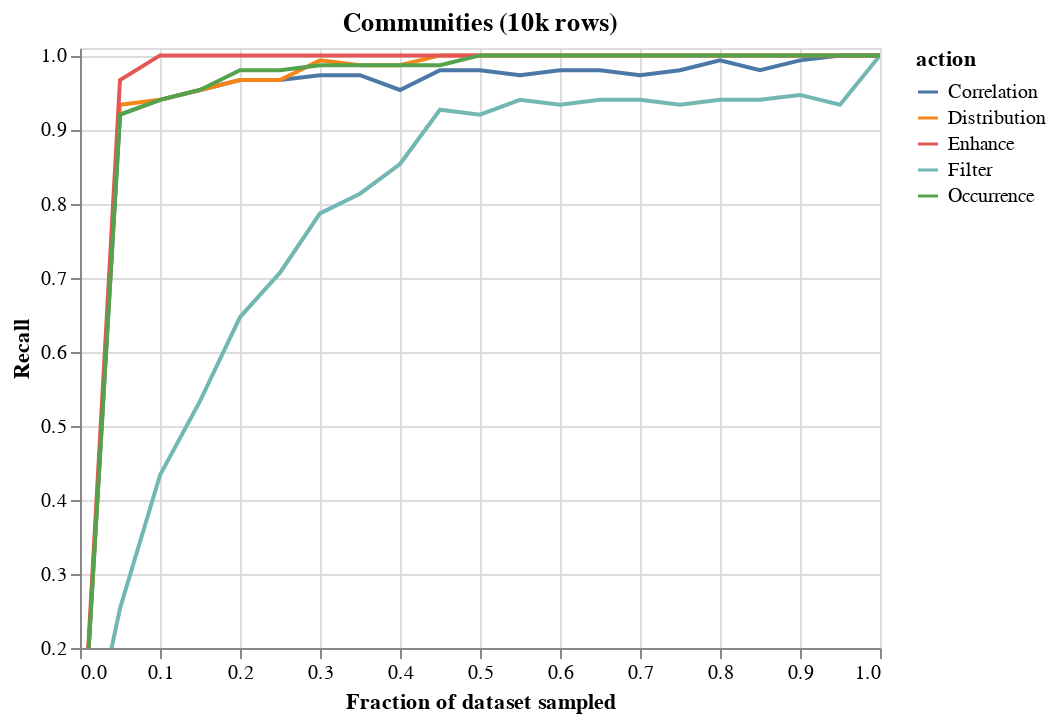

The code cell stored with this chart in its notebook:
### Code cell
import altair as alt
# df=pd.read_csv(f"result/sampling_error_communities.csv")
df = trial_df 
df = df.groupby(["nfrac","action"]).mean().reset_index()
alt.Chart(df,title="Communities (10k rows)").mark_line().encode(
    x = alt.X("nfrac",title="Fraction of dataset sampled"),#scale=alt.Scale(type="log")),
    y = alt.Y("Recall",scale=alt.Scale(domain=(0.20,1.01))),
    color = "action"
).interactive()

### Figure 1 — Vega-Lite specification as saved in the notebook (floating-point values rounded to 4 significant figures)
{"config": {"view": {"continuousWidth": 400, "continuousHeight": 300}}, "data": {"name": "data-7494c18a35534aa5ec6df0f6b33631d5"}, "mark": "line", "encoding": {"color": {"type": "nominal", "field": "action"}, "x": {"type": "quantitative", "field": "nfrac", "title": "Fraction of dataset sampled"}, "y": {"type": "quantitative", "field": "Recall", "scale": {"domain": [0.2, 1.01]}}}, "selection": {"selector004": {"type": "interval", "bind": "scales", "encodings": ["x", "y"]}}, "title": "Communities (10k rows)", "$schema": "https://vega.github.io/schema/vega-lite/v4.8.1.json", "datasets": {"data-7494c18a35534aa5ec6df0f6b33631d5": [{"nfrac": 0.0, "action": "Correlation", "Precision": 0.0, "Recall": 0.0, "FScore": 0.0}, {"nfrac": 0.0, "action": "Distribution", "Precision": 0.0, "Recall": 0.0, "FScore": 0.0}, {"nfrac": 0.0, "action": "Enhance", "Precision": 0.0, "Recall": 0.0, "FScore": 0.0}, {"nfrac": 0.0, "action": "Filter", "Precision": 0.0, "Recall": 0.0, "FScore": 0.0}, {"nfrac": 0.0, "action": "Occurrence", "Precision": 0.0, "Recall": 0.0, "FScore": 0.0}, {"nfrac": 0.05, "action": "Correlation", "Precision": 1.0, "Recall": 0.92, "FScore": 0.9579}, {"nfrac": 0.05, "action": "Distribution", "Precision": 1.0, "Recall": 0.9333, "FScore": 0.9643}, {"nfrac": 0.05, "action": "Enhance", "Precision": 1.0, "Recall": 0.9667, "FScore": 0.9828}, {"nfrac": 0.05, "action": "Filter", "Precision": 1.0, "Recall": 0.2533, "FScore": 0.3972}, {"nfrac": 0.05, "action": "Occurrence", "Precision": 1.0, "Recall": 0.92, "FScore": 0.9581}, {"nfrac": 0.1, "action": "Correlation", "Precision": 1.0, "Recall": 0.94, "FScore": 0.9687}, {"nfrac": 0.1, "action": "Distribution", "Precision": 1.0, "Recall": 0.94, "FScore": 0.9682}, {"nfrac": 0.1, "action": "Enhance", "Precision": 1.0, "Recall": 1.0, "FScore": 1.0}, {"nfrac": 0.1, "action": "Filter", "Precision": 1.0, "Recall": 0.4333, "FScore": 0.6027}, {"nfrac": 0.1, "action": "Occurrence", "Precision": 1.0, "Recall": 0.94, "FScore": 0.969}, {"nfrac": 0.15, "action": "Correlation", "Precision": 1.0, "Recall": 0.9533, "FScore": 0.9759}, {"nfrac": 0.15, "action": "Distribution", "Precision": 1.0, "Recall": 0.9533, "FScore": 0.9756}, {"nfrac": 0.15, "action": "Enhance", "Precision": 1.0, "Recall": 1.0, "FScore": 1.0}, {"nfrac": 0.15, "action": "Filter", "Precision": 1.0, "Recall": 0.5333, "FScore": 0.6924}, {"nfrac": 0.15, "action": "Occurrence", "Precision": 1.0, "Recall": 0.9533, "FScore": 0.9759}, {"nfrac": 0.2, "action": "Correlation", "Precision": 1.0, "Recall": 0.9667, "FScore": 0.9828}, {"nfrac": 0.2, "action": "Distribution", "Precision": 1.0, "Recall": 0.9667, "FScore": 0.9825}, {"nfrac": 0.2, "action": "Enhance", "Precision": 1.0, "Recall": 1.0, "FScore": 1.0}, {"nfrac": 0.2, "action": "Filter", "Precision": 1.0, "Recall": 0.6467, "FScore": 0.7822}, {"nfrac": 0.2, "action": "Occurrence", "Precision": 1.0, "Recall": 0.98, "FScore": 0.9897}, {"nfrac": 0.25, "action": "Correlation", "Precision": 1.0, "Recall": 0.9667, "FScore": 0.9828}, {"nfrac": 0.25, "action": "Distribution", "Precision": 1.0, "Recall": 0.9667, "FScore": 0.9825}, {"nfrac": 0.25, "action": "Enhance", "Precision": 1.0, "Recall": 1.0, "FScore": 1.0}, {"nfrac": 0.25, "action": "Filter", "Precision": 1.0, "Recall": 0.7067, "FScore": 0.8201}, {"nfrac": 0.25, "action": "Occurrence", "Precision": 1.0, "Recall": 0.98, "FScore": 0.9897}, {"nfrac": 0.3, "action": "Correlation", "Precision": 1.0, "Recall": 0.9733, "FScore": 0.9862}, {"nfrac": 0.3, "action": "Distribution", "Precision": 1.0, "Recall": 0.9933, "FScore": 0.9966}, {"nfrac": 0.3, "action": "Enhance", "Precision": 1.0, "Recall": 1.0, "FScore": 1.0}, {"nfrac": 0.3, "action": "Filter", "Precision": 1.0, "Recall": 0.7867, "FScore": 0.8747}, {"nfrac": 0.3, "action": "Occurrence", "Precision": 1.0, "Recall": 0.9867, "FScore": 0.9931}, {"nfrac": 0.35, "action": "Correlation", "Precision": 1.0, "Recall": 0.9733, "FScore": 0.9862}, {"nfrac": 0.35, "action": "Distribution", "Precision": 1.0, "Recall": 0.9867, "FScore": 0.9931}, {"nfrac": 0.35, "action": "Enhance", "Precision": 1.0, "Recall": 1.0, "FScore": 1.0}, {"nfrac": 0.35, "action": "Filter", "Precision": 1.0, "Recall": 0.8133, "FScore": 0.89}, {"nfrac": 0.35, "action": "Occurrence", "Precision": 1.0, "Recall": 0.9867, "FScore": 0.9931}, {"nfrac": 0.4, "action": "Correlation", "Precision": 1.0, "Recall": 0.9533, "FScore": 0.9759}, {"nfrac": 0.4, "action": "Distribution", "Precision": 1.0, "Recall": 0.9867, "FScore": 0.9931}, {"nfrac": 0.4, "action": "Enhance", "Precision": 1.0, "Recall": 1.0, "FScore": 1.0}, {"nfrac": 0.4, "action": "Filter", "Precision": 1.0, "Recall": 0.8533, "FScore": 0.9152}, {"nfrac": 0.4, "action": "Occurrence", "Precision": 1.0, "Recall": 0.9867, "FScore": 0.9931}, {"nfrac": 0.45, "action": "Correlation", "Precision": 1.0, "Recall": 0.98, "FScore": 0.9897}, {"nfrac": 0.45, "action": "Distribution", "Precision": 1.0, "Recall": 1.0, "FScore": 1.0}, {"nfrac": 0.45, "action": "Enhance", "Precision": 1.0, "Recall": 1.0, "FScore": 1.0}, {"nfrac": 0.45, "action": "Filter", "Precision": 1.0, "Recall": 0.9267, "FScore": 0.9611}, {"nfrac": 0.45, "action": "Occurrence", "Precision": 1.0, "Recall": 0.9867, "FScore": 0.9931}, {"nfrac": 0.5, "action": "Correlation", "Precision": 1.0, "Recall": 0.98, "FScore": 0.9897}, {"nfrac": 0.5, "action": "Distribution", "Precision": 1.0, "Recall": 1.0, "FScore": 1.0}, {"nfrac": 0.5, "action": "Enhance", "Precision": 1.0, "Recall": 1.0, "FScore": 1.0}, {"nfrac": 0.5, "action": "Filter", "Precision": 1.0, "Recall": 0.92, "FScore": 0.9576}, {"nfrac": 0.5, "action": "Occurrence", "Precision": 1.0, "Recall": 1.0, "FScore": 1.0}, {"nfrac": 0.55, "action": "Correlation", "Precision": 1.0, "Recall": 0.9733, "FScore": 0.9862}, {"nfrac": 0.55, "action": "Distribution", "Precision": 1.0, "Recall": 1.0, "FScore": 1.0}, {"nfrac": 0.55, "action": "Enhance", "Precision": 1.0, "Recall": 1.0, "FScore": 1.0}, {"nfrac": 0.55, "action": "Filter", "Precision": 1.0, "Recall": 0.94, "FScore": 0.9685}, {"nfrac": 0.55, "action": "Occurrence", "Precision": 1.0, "Recall": 1.0, "FScore": 1.0}, {"nfrac": 0.6, "action": "Correlation", "Precision": 1.0, "Recall": 0.98, "FScore": 0.9897}, {"nfrac": 0.6, "action": "Distribution", "Precision": 1.0, "Recall": 1.0, "FScore": 1.0}, {"nfrac": 0.6, "action": "Enhance", "Precision": 1.0, "Recall": 1.0, "FScore": 1.0}, {"nfrac": 0.6, "action": "Filter", "Precision": 1.0, "Recall": 0.9333, "FScore": 0.9653}, {"nfrac": 0.6, "action": "Occurrence", "Precision": 1.0, "Recall": 1.0, "FScore": 1.0}, {"nfrac": 0.65, "action": "Correlation", "Precision": 1.0, "Recall": 0.98, "FScore": 0.9897}, {"nfrac": 0.65, "action": "Distribution", "Precision": 1.0, "Recall": 1.0, "FScore": 1.0}, {"nfrac": 0.65, "action": "Enhance", "Precision": 1.0, "Recall": 1.0, "FScore": 1.0}, {"nfrac": 0.65, "action": "Filter", "Precision": 1.0, "Recall": 0.94, "FScore": 0.969}, {"nfrac": 0.65, "action": "Occurrence", "Precision": 1.0, "Recall": 1.0, "FScore": 1.0}, {"nfrac": 0.7, "action": "Correlation", "Precision": 1.0, "Recall": 0.9733, "FScore": 0.9862}, {"nfrac": 0.7, "action": "Distribution", "Precision": 1.0, "Recall": 1.0, "FScore": 1.0}, {"nfrac": 0.7, "action": "Enhance", "Precision": 1.0, "Recall": 1.0, "FScore": 1.0}, {"nfrac": 0.7, "action": "Filter", "Precision": 1.0, "Recall": 0.94, "FScore": 0.969}, {"nfrac": 0.7, "action": "Occurrence", "Precision": 1.0, "Recall": 1.0, "FScore": 1.0}, {"nfrac": 0.75, "action": "Correlation", "Precision": 1.0, "Recall": 0.98, "FScore": 0.9897}, {"nfrac": 0.75, "action": "Distribution", "Precision": 1.0, "Recall": 1.0, "FScore": 1.0}, {"nfrac": 0.75, "action": "Enhance", "Precision": 1.0, "Recall": 1.0, "FScore": 1.0}, {"nfrac": 0.75, "action": "Filter", "Precision": 1.0, "Recall": 0.9333, "FScore": 0.9655}, {"nfrac": 0.75, "action": "Occurrence", "Precision": 1.0, "Recall": 1.0, "FScore": 1.0}, {"nfrac": 0.8, "action": "Correlation", "Precision": 1.0, "Recall": 0.9933, "FScore": 0.9966}, {"nfrac": 0.8, "action": "Distribution", "Precision": 1.0, "Recall": 1.0, "FScore": 1.0}, {"nfrac": 0.8, "action": "Enhance", "Precision": 1.0, "Recall": 1.0, "FScore": 1.0}, {"nfrac": 0.8, "action": "Filter", "Precision": 1.0, "Recall": 0.94, "FScore": 0.9685}, {"nfrac": 0.8, "action": "Occurrence", "Precision": 1.0, "Recall": 1.0, "FScore": 1.0}, {"nfrac": 0.85, "action": "Correlation", "Precision": 1.0, "Recall": 0.98, "FScore": 0.9897}, {"nfrac": 0.85, "action": "Distribution", "Precision": 1.0, "Recall": 1.0, "FScore": 1.0}, {"nfrac": 0.85, "action": "Enhance", "Precision": 1.0, "Recall": 1.0, "FScore": 1.0}, {"nfrac": 0.85, "action": "Filter", "Precision": 1.0, "Recall": 0.94, "FScore": 0.969}, {"nfrac": 0.85, "action": "Occurrence", "Precision": 1.0, "Recall": 1.0, "FScore": 1.0}, {"nfrac": 0.9, "action": "Correlation", "Precision": 1.0, "Recall": 0.9933, "FScore": 0.9966}, {"nfrac": 0.9, "action": "Distribution", "Precision": 1.0, "Recall": 1.0, "FScore": 1.0}, {"nfrac": 0.9, "action": "Enhance", "Precision": 1.0, "Recall": 1.0, "FScore": 1.0}, {"nfrac": 0.9, "action": "Filter", "Precision": 1.0, "Recall": 0.9467, "FScore": 0.9724}, {"nfrac": 0.9, "action": "Occurrence", "Precision": 1.0, "Recall": 1.0, "FScore": 1.0}, {"nfrac": 0.95, "action": "Correlation", "Precision": 1.0, "Recall": 1.0, "FScore": 1.0}, {"nfrac": 0.95, "action": "Distribution", "Precision": 1.0, "Recall": 1.0, "FScore": 1.0}, {"nfrac": 0.95, "action": "Enhance", "Precision": 1.0, "Recall": 1.0, "FScore": 1.0}, {"nfrac": 0.95, "action": "Filter", "Precision": 1.0, "Recall": 0.9333, "FScore": 0.9653}, {"nfrac": 0.95, "action": "Occurrence", "Precision": 1.0, "Recall": 1.0, "FScore": 1.0}, {"nfrac": 1.0, "action": "Correlation", "Precision": 1.0, "Recall": 1.0, "FScore": 1.0}, {"nfrac": 1.0, "action": "Distribution", "Precision": 1.0, "Recall": 1.0, "FScore": 1.0}, {"nfrac": 1.0, "action": "Enhance", "Precision": 1.0, "Recall": 1.0, "FScore": 1.0}, {"nfrac": 1.0, "action": "Filter", "Precision": 1.0, "Recall": 1.0, "FScore": 1.0}, {"nfrac": 1.0, "action": "Occurrence", "Precision": 1.0, "Recall": 1.0, "FScore": 1.0}]}}
